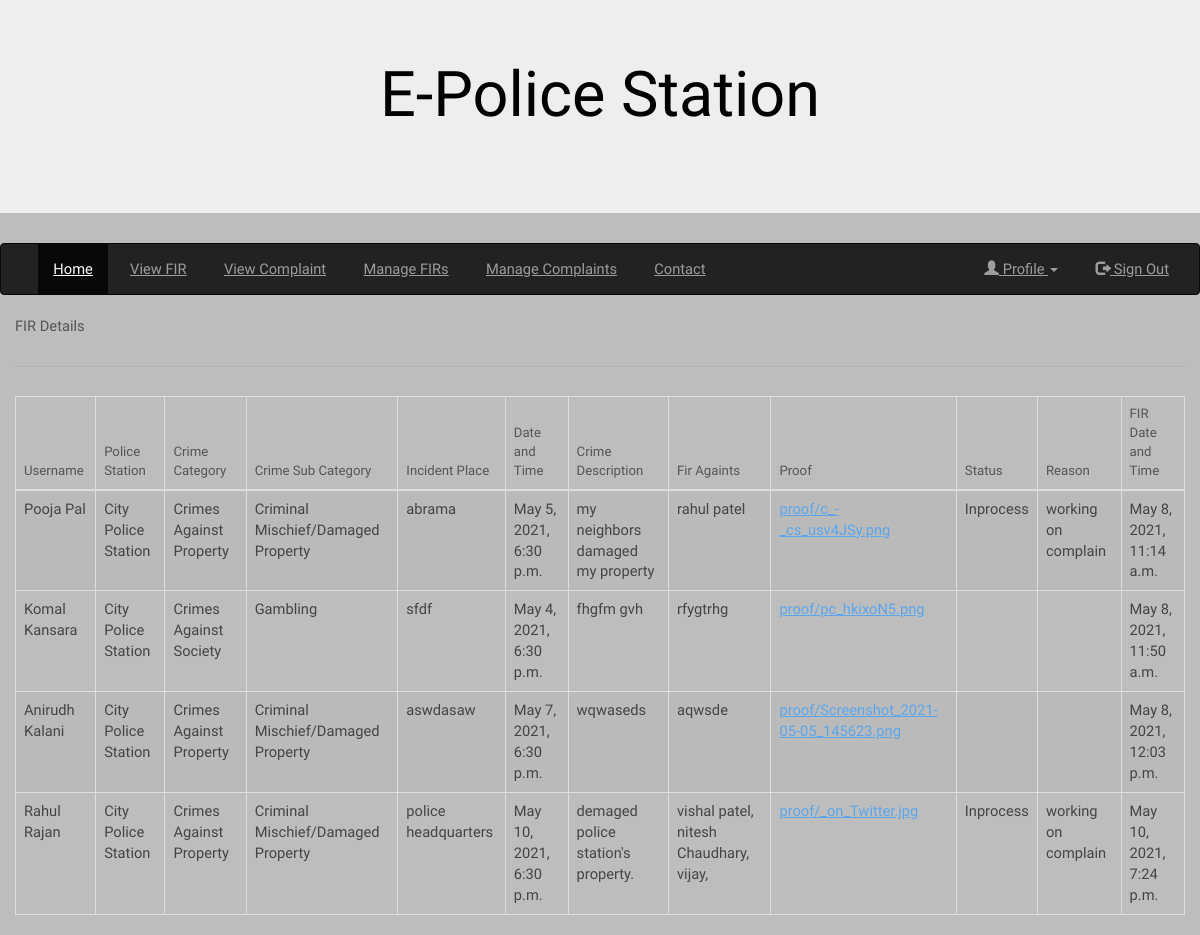
/view_fir/ (signed in), run on the app's committed database.
### myapp/models.py (models this page shows, shortened)
class Fir(models.Model):
    Satus_choices = (('Activate','Activate'),('Inprocess', 'Inprocess'),('Closed','Closed'))
    username = models.ForeignKey(User, on_delete=models.CASCADE)
    police_station = models.ForeignKey(Police_Station, on_delete=models.CASCADE, null=True, blank=True)
    crime_category = models.ForeignKey(Crime_Category, on_delete=models.CASCADE, null=True , blank=True)
    crime_sub_category = models.ForeignKey(Crime_Sub_Category, on_delete=models.CASCADE, null=True , blank=True)
    incident_place = models.TextField()
    Date_and_Time = models.DateTimeField()
    Crime_Description = models.TextField()
    Fir_againts = models.TextField()
    proof = models.FileField(upload_to='proof', null=True , blank=True)
    status = models.CharField(max_length=20, choices=Satus_choices)
    Reason = models.CharField(max_length=256)
    FIR_Date_and_Time = models.DateTimeField(default=timezone.now)

class Police_Station(models.Model):
    city = models.ForeignKey(City, on_delete=models.CASCADE, null=True, blank=True)
    taluka = models.ForeignKey(Taluka, on_delete=models.CASCADE, null=True, blank=True)
    village = models.ForeignKey(Village, on_delete=models.CASCADE, null=True, blank=True)
    Police_station_name = models.CharField(max_length=200)
    address = models.TextField(max_length=200)
    phone_no = models.IntegerField(null=True, blank=True)
    mobile_no = models.IntegerField(null=True, blank=True)
    email_address = models.EmailField(null=True, blank=True)
    def __str__(self):
        return self.Police_station_name

class Crime_Category(models.Model):
    crime_category = models.CharField(max_length=256)
    def __str__(self):
        return self.crime_category

class Crime_Sub_Category(models.Model):
    crime_category = models.ForeignKey(Crime_Category, on_delete=models.CASCADE)
    crime_sub_category = models.CharField(max_length=256)
    description = models.TextField()
    def __str__(self):
        return self.crime_sub_category

### myapp/views.py (the view)
# urls.py: path("view_fir/",views.view_fir, name = "view_fir"),
def view_fir(request):
    usr = request.session["username"]
    user = models.Inspector_login.objects.get(username=usr)
    try:
        username = models.Inspector.objects.get(user = user)
        view_fir = models.Fir.objects.filter(police_station=username.police_station).all()
        return render(request, 'inspector/view_fir.html',{"view_fir":view_fir})
    except:
        return HttpResponse("<h1>Go to add profile and update your profile.</h1>")

### templates/inspector/view_fir.html
{% extends 'inspector/inspector_index.html' %}
{% block content %}
<div class="container-fluid">
    <table class="table table-bordered table-hover">
        <h1>FIR Details</h1>
        <hr>
        <thead>
            <tr>
                <th>Username</th>
                <th>Police Station</th>
                <th>Crime Category</th>
                <th>Crime Sub Category</th>
                <th>Incident Place</th>
                <th>Date and Time</th>
                <th>Crime Description</th>
                <th>Fir Againts</th>
                <th>Proof</th>
                <th>Status</th>
                <th>Reason</th>
                <th>FIR Date and Time</th>
            </tr>
        </thead>
        <tbody>
        {% for object in view_fir %}
            <tr>
                <td>{{object.username.first_name}} {{object.username.last_name}}</td>
                <td>{{object.police_station}}</td>
                <td>{{object.crime_category}}</td>
                <td>{{object.crime_sub_category}}</td>
                <td>{{object.incident_place}}</td>
                <td>{{object.Date_and_Time}}</td>
                <td>{{object.Crime_Description}}</td>
                <td>{{object.Fir_againts}}</td>
                <td><a href="{{object.proof.url}}">{{object.proof}}</a></td>
                <td>{{object.status}}</td>
                <td>{{object.Reason}}</td>
                <td>{{object.FIR_Date_and_Time}}</td>
            </tr>
        {% endfor %}
        </tbody>
    </table>
</div>
{% endblock %}

### static/assets/css/main.css (style rules this page uses)
html, body, div, span, applet, object, iframe, h1, h2, h3, h4, h5, h6, p, blockquote, pre, a, abbr, acronym, address, big, cite, code, del, dfn, em, img, ins, kbd, q, s, samp, small, strike, strong, sub, sup, tt, var, b, u, i, center, dl, dt, dd, ol, ul, li, fieldset, form, label, legend, table, caption, tbody, tfoot, thead, tr, th, td, article, aside, canvas, details, embed, figure, figcaption, footer, header, hgroup, menu, nav, output, ruby, section, summary, time, mark, audio, video { margin: 0; padding: 0; border: 0; font-size: 100%; font: inherit; vertical-align: baseline; }
body { line-height: 1; }
table { border-collapse: collapse; border-spacing: 0; }
body { -webkit-text-size-adjust: none; }
*, *:before, *:after { -moz-box-sizing: border-box; -webkit-box-sizing: border-box; box-sizing: border-box; }
body { -ms-overflow-style: scrollbar; }
body { background: #fff; }
html { font-size: 13pt; }
@media screen and (max-width: 1680px) { html { font-size: 11pt; } }
@media screen and (max-width: 1280px) { html { font-size: 11pt; } }
body { background-color: #fff; color: #444; }
body, input, select, textarea { font-family: "Taviraj", serif; font-weight: 300; font-size: 1rem; line-height: 1.65; }
a { text-decoration: underline; }
h1, h2, h3, h4, h5, h6 { font-weight: 400; line-height: 1.5; margin: 0 0 1.5rem 0; }
hr { border: 0; border-bottom: solid 1px; margin: 2rem 0; }
a { color: #5AA6ED; }
h1, h2, h3, h4, h5, h6 { color: #555; }
hr { border-bottom-color: rgba(144, 144, 144, 0.25); }
table { margin: 0 0 2rem 0; width: 100%; }
table tbody tr { border: solid 1px; border-left: 0; border-right: 0; }
table td { padding: 0.75rem 0.75rem; }
table th { font-size: 0.9rem; font-weight: 400; padding: 0 0.75rem 0.75rem 0.75rem; text-align: left; }
table thead { border-bottom: solid 2px; }
table tbody tr { border-color: rgba(144, 144, 144, 0.25); }
table tbody tr:nth-child(2n + 1) { background-color: rgba(144, 144, 144, 0.075); }
table th { color: #555; }
table thead { border-bottom-color: rgba(144, 144, 144, 0.25); }

### data on the page
Fir: username.first_name "Pooja", username.last_name "Pal", police_station "City Police Station", crime_category "Crimes Against Property", crime_sub_category "Criminal Mischief/Damaged Property", incident_place "abrama", Date_and_Time "May 5, 2021, 6:30 p.m.", Crime_Description "my neighbors damaged my property", Fir_againts "rahul patel", proof "proof/c_-_cs_usv4JSy.png", status "Inprocess", Reason "working on complain", FIR_Date_and_Time "May 8, 2021, 11:14 a.m."
Fir: username.first_name "Komal", username.last_name "Kansara", police_station "City Police Station", crime_category "Crimes Against Society", crime_sub_category "Gambling", incident_place "sfdf", Date_and_Time "May 4, 2021, 6:30 p.m.", Crime_Description "fhgfm gvh", Fir_againts "rfygtrhg", proof "proof/pc_hkixoN5.png", FIR_Date_and_Time "May 8, 2021, 11:50 a.m."
Fir: username.first_name "Anirudh", username.last_name "Kalani", police_station "City Police Station", crime_category "Crimes Against Property", crime_sub_category "Criminal Mischief/Damaged Property", incident_place "aswdasaw", Date_and_Time "May 7, 2021, 6:30 p.m.", Crime_Description "wqwaseds", Fir_againts "aqwsde", proof "proof/Screenshot_2021-05-05_145623.png", FIR_Date_and_Time "May 8, 2021, 12:03 p.m."
Fir: username.first_name "Rahul", username.last_name "Rajan", police_station "City Police Station", crime_category "Crimes Against Property", crime_sub_category "Criminal Mischief/Damaged Property", incident_place "police headquarters", Date_and_Time "May 10, 2021, 6:30 p.m.", Crime_Description "demaged police station's property.", Fir_againts "vishal patel, nitesh Chaudhary, vijay,", proof "proof/_on_Twitter.jpg", status "Inprocess", Reason "working on complain", FIR_Date_and_Time "May 10, 2021, 7:24 p.m."
